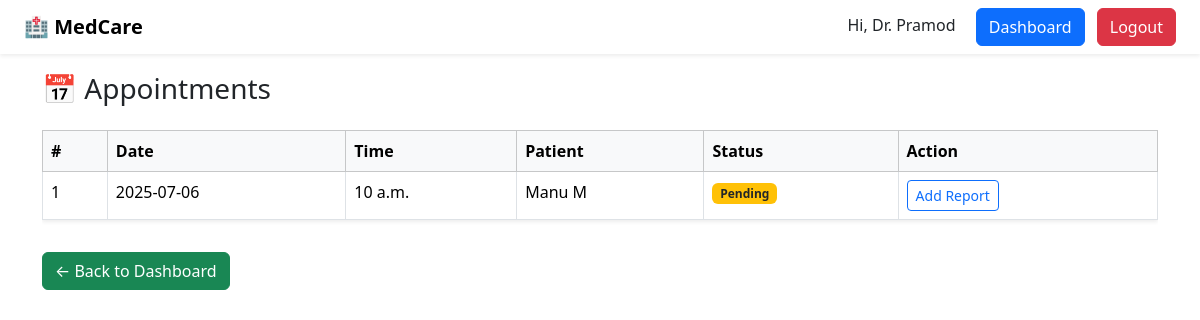
The app's page /doctor/appointments/ (signed in), older data.
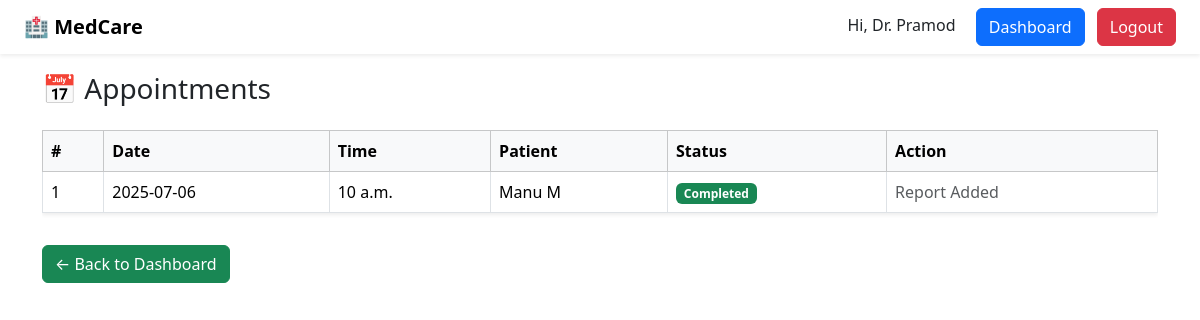
The same page, newer data.
### core/models.py (models this page shows, shortened)
class Appointment(models.Model):
    patient = models.ForeignKey(Patient, on_delete=models.CASCADE)
    doctor = models.ForeignKey(Doctor, on_delete=models.CASCADE)
    date = models.DateField()
    time = models.TimeField()
    status = models.CharField(max_length=20, default='Scheduled')
    STATUS_CHOICES = [
        ('Scheduled', 'Scheduled'),
        ('Completed', 'Completed'),
    ]
    status = models.CharField(
        max_length=20, choices=STATUS_CHOICES, default='Scheduled')

class Patient(models.Model):
    user = models.OneToOneField(User, on_delete=models.CASCADE)
    age = models.IntegerField()
    gender = models.CharField(max_length=10)
    contact = models.CharField(max_length=15)

### core/views.py (the view)
# urls.py: path('doctor/appointments/', views.view_appointments, name='view_appointments'),
@login_required
def view_appointments(request):
    if request.user.userprofile.role != 'doctor':
        return redirect('dashboard')
    try:
        doctor = request.user.doctor
    except:
        return HttpResponse("Doctor profile not found. Contact admin.")
    appointments = Appointment.objects.filter(
        doctor=doctor).order_by('date', 'time')
    return render(request, 'doctor_appointments.html', {'appointments': appointments})

### core/templates/doctor_appointments.html
{% extends 'base.html' %} {% block content %}
<div class="container mt-5 pt-4">
  <h3 class="mb-4">📅 Appointments</h3>
  {% if appointments %}
  <div class="table-responsive">
    <table class="table table-bordered shadow-sm bg-white">
      <thead class="table-light">
        <tr>
          <th>#</th>
          <th>Date</th>
          <th>Time</th>
          <th>Patient</th>
          <th>Status</th>
          <th>Action</th>
        </tr>
      </thead>
      <tbody>
        {% for appt in appointments %}
        <tr>
          <td>{{ forloop.counter }}</td>
          <td>{{ appt.date|date:"Y-m-d" }}</td>
          <td>{{ appt.time }}</td>
          <td>{{ appt.patient.user.get_full_name }}</td>
          <td>
            {% if appt.medicalrecord %}
            <span class="badge bg-success">Completed</span>
            {% else %}
            <span class="badge bg-warning text-dark">Pending</span>
            {% endif %}
          </td>
          <td>
            {% if not appt.medicalrecord %}
            <a
              href="{% url 'add_medical_record' appt.id %}"
              class="btn btn-sm btn-outline-primary"
              >Add Report</a
            >
            {% else %}
            <span class="text-muted">Report Added</span>
            {% endif %}
          </td>
        </tr>
        {% endfor %}
      </tbody>
    </table>
  </div>
  {% else %}
  <p>No appointments scheduled.</p>
  {% endif %}
  <a href="{% url 'dashboard' %}" class="btn btn-success mt-3"
    >← Back to Dashboard</a
  >
</div>
{% endblock %}

Row changes from the older to the newer data that the page shows:
changed Appointment "Manu M": text "Pending Add Report" → "Completed Report Added"
